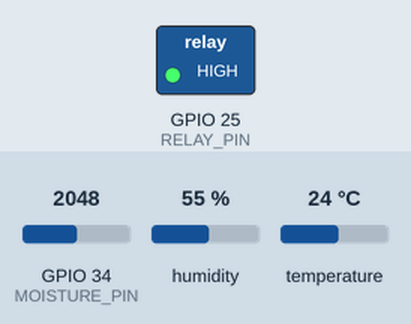
Bench run of a sketch on a simulated ESP32. Shown: switched loads named in the sketch (green lamp = pin HIGH). Inputs (shaded band) come from the test bench; at power-on: GPIO 34 (MOISTURE_PIN) = 2048, humidity 55 %, temperature 24 °C. WiFi joins after 1.5 s; servers stay silent unless stated; what the sketch prints to the serial monitor is not drawn.

Above: at 2.7 s.
2.8 s: GPIO 34 (MOISTURE_PIN) set to 1934
At 17.1 s:
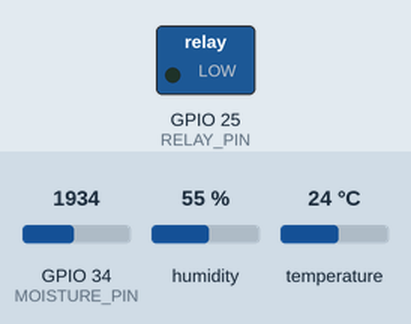
Timing chart, 0 to 18.6 s (numbered marks = the images above; inputs shaded):
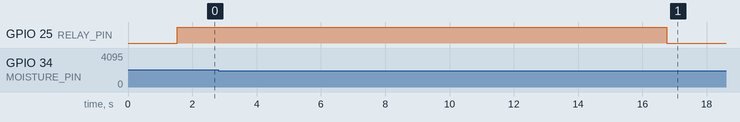

The sketch:

firmware.ino
```cpp
#include <WiFi.h>
#include <DHT.h>

// ----- Configuration ------
const char* WIFI_SSID = "YOUR_WIFI_SSID";
const char* WIFI_PASS = "YOUR_WIFI_PASSWORD";

// ThingSpeak Settings
const char* TS_SERVER = "api.thingspeak.com";
String TS_API_KEY = "YOUR_THINGSPEAK_WRITE_API_KEY"; // Paste your API key here

// Pin Assignments
#define DHTPIN 4          // DHT11 Data pin connected to GPIO 4
#define DHTTYPE DHT11
#define MOISTURE_PIN 34   // Soil moisture analog pin connected to GPIO 34
#define RELAY_PIN 25      // Relay module connected to GPIO 25

// Thresholds
const int DRY_SOIL_THRESHOLD = 2000; // Adjust based on your sensor calibration (0-4095)

DHT dht(DHTPIN, DHTTYPE);
WiFiClient client;

void setup() {
  Serial.begin(115200);
  pinMode(RELAY_PIN, OUTPUT);
  digitalWrite(RELAY_PIN, LOW); // Keep pump off initially

  dht.begin();
  connectWiFi();
}

void loop() {
  // Reconnect WiFi if disconnected
  if (WiFi.status() != WL_CONNECTED) {
    connectWiFi();
  }

  // Read Sensors
  float humidity = dht.readHumidity();
  float temperature = dht.readTemperature();
  int soilMoisture = analogRead(MOISTURE_PIN);

  // Check if readings failed
  if (isnan(humidity) || isnan(temperature)) {
    Serial.println("Failed to read from DHT sensor!");
    return;
  }

  // Print to Serial Monitor
  Serial.printf("Temp: %.1f°C | Hum: %.1f%% | Soil Moisture: %d\n", temperature, humidity, soilMoisture);

  // Automated Irrigation Logic
  if (soilMoisture > DRY_SOIL_THRESHOLD) {
    Serial.println("Soil is dry! Turning on the water pump...");
    digitalWrite(RELAY_PIN, HIGH); // Turn pump ON
  } else {
    Serial.println("Soil is hydrated. Turning off the water pump.");
    digitalWrite(RELAY_PIN, LOW);  // Turn pump OFF
  }

  // Send Data to ThingSpeak Cloud
  sendToCloud(temperature, humidity, soilMoisture);

  // Wait 15 seconds before the next reading (ThingSpeak's minimum interval)
  delay(15000);
}

void connectWiFi() {
  Serial.print("Connecting to WiFi...");
  WiFi.begin(WIFI_SSID, WIFI_PASS);
  while (WiFi.status() != WL_CONNECTED) {
    delay(500);
    Serial.print(".");
  }
  Serial.println("\nWiFi Connected!");
}

void sendToCloud(float temp, float hum, int moisture) {
  if (client.connect(TS_SERVER, 80)) {
    String postStr = TS_API_KEY;
    postStr += "&field1=" + String(temp);
    postStr += "&field2=" + String(hum);
    postStr += "&field3=" + String(moisture);
    postStr += "\r\n\r\n";

    client.print("POST /update HTTP/1.1\n");
    client.print("Host: api.thingspeak.com\n");
    client.print("Connection: close\n");
    client.print("X-THINGSPEAKAPIKEY: " + TS_API_KEY + "\n");
    client.print("Content-Type: application/x-www-form-urlencoded\n");
    client.print("Content-Length: " + String(postStr.length()) + "\n\n");
    client.print(postStr);

    Serial.println("Data successfully sent to ThingSpeak Cloud.");
  }
  client.stop();
}
```

Measured:
- the behaviour switches between 2001 and 2000 on GPIO 34 (MOISTURE_PIN) (found by bisection; images 0 and 1)
- after the input at 2.8 s, GPIO 25 (RELAY_PIN): HIGH → LOW after 14.0 s
